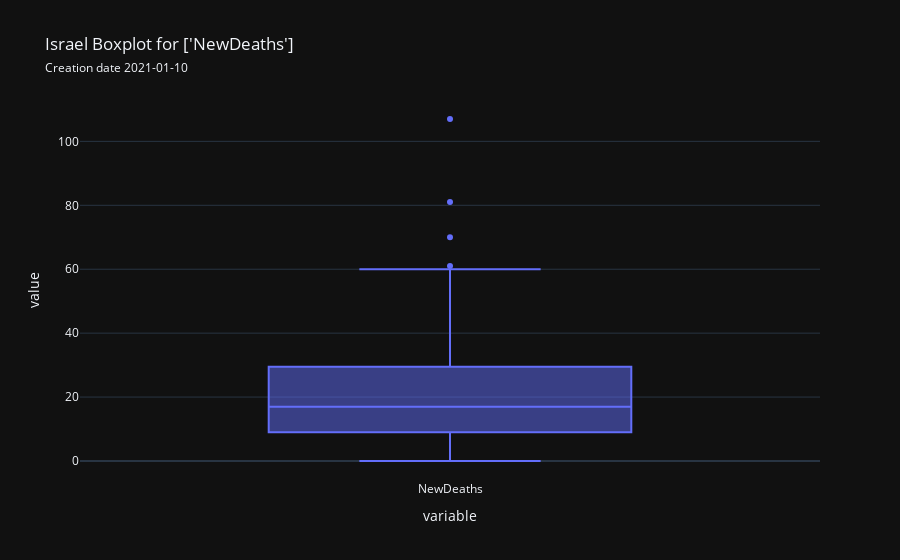

Notebook cell for this chart:
### Code cell
country.boxplot(['NewDeaths'], save=True)

### Figure 1 — Plotly figure (JSON) as saved in the notebook; plotly's stock layout.template omitted (floating-point values rounded to 4 significant figures; data arrays with more than 128 entries replaced by an {"elided": "..."} marker saying what was removed)
{"data": [{"alignmentgroup": "True", "hovertemplate": "variable=%{x}<br>value=%{y}<extra></extra>", "legendgroup": "", "marker": {"color": "#636efa"}, "name": "", "notched": false, "offsetgroup": "", "orientation": "v", "quartilemethod": "exclusive", "showlegend": false, "type": "box", "x": {"elided": "146 str values"}, "x0": " ", "xaxis": "x", "y": {"elided": "146 float values"}, "y0": " ", "yaxis": "y"}], "layout": {"boxmode": "group", "legend": {"tracegroupgap": 0}, "title": {"text": "Israel Boxplot for ['NewDeaths']<br><span style='font-size: 12px;'>Creation date 2021-01-10</span>"}, "xaxis": {"anchor": "y", "domain": [0.0, 1.0], "title": {"text": "variable"}}, "yaxis": {"anchor": "x", "domain": [0.0, 1.0], "title": {"text": "value"}}}}
